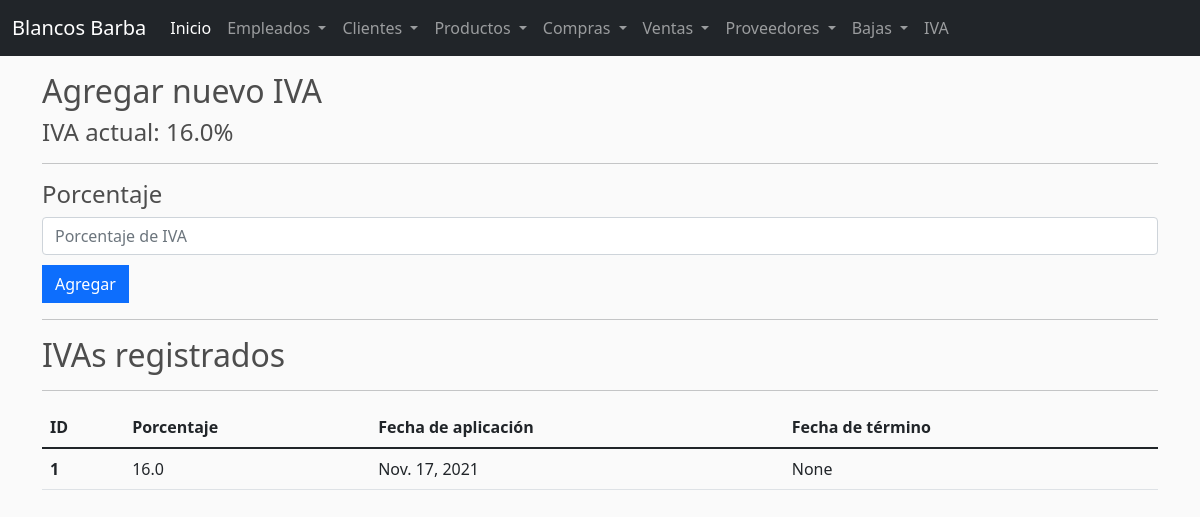
/iva/, run on an earlier commit of the app's database.
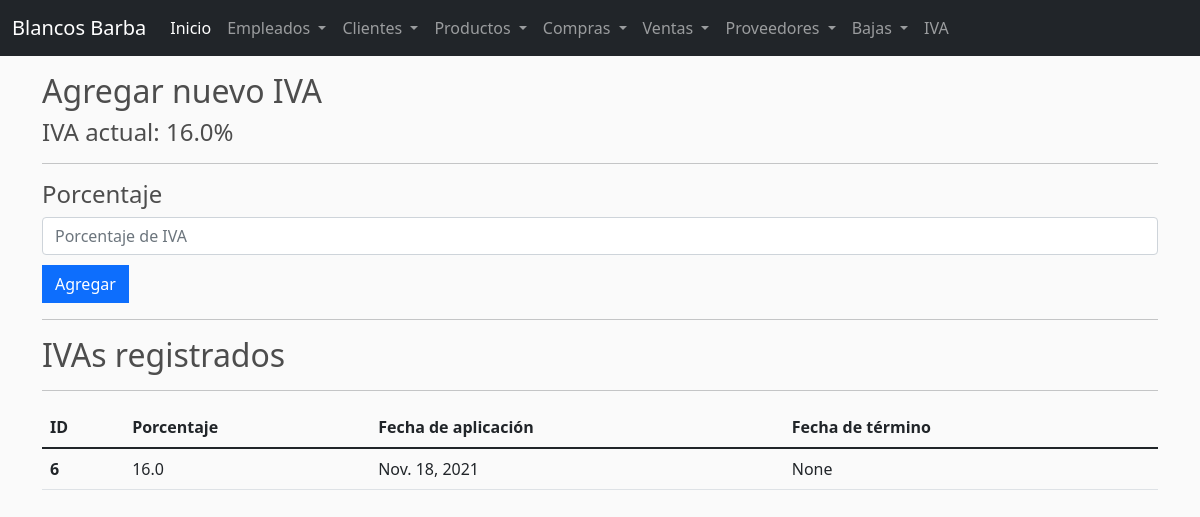
And on a later commit of the database.
### barba/models.py (models this page shows, shortened)
class Iva(models.Model):
    porcentaje = models.FloatField(null=True)
    fecha_aplicacion = models.DateField(null=True,blank=True)
    fecha_termino = models.DateField(null=True,blank=True)

### barba/views.py (the view, shortened to what this page needs)
# urls.py: path('iva/',views.iva, name='iva'),
def iva(request):
    ivas = Iva.objects.all()
    actual = list(Iva.objects.all())[-1]
    context = {
        'ivas': ivas,
        'actual': actual,
    }
    return render(request, 'iva.html',context)

### barba/templates/iva.html (shortened to what this page needs)
{% extends 'base.html' %}
{% block content %}
<div class="container">
    <h2>Agregar nuevo IVA</h2>
    <h4>IVA actual: {{actual.porcentaje}}%</h4>
    <hr>
    <form method="POST" action="{% url 'iva' %}" enctype="multipart/form-data">
        <div class="form-group">
            <h4>Porcentaje</h4>
            <input type="number" class="form-control" placeholder="Porcentaje de IVA" value="{{ porcentaje }}" name="porcentaje">
        </div>
        <button type="submit" class="btn btn-primary" style="margin-top: 10px;">Agregar</button>
    </form>
    <hr>
    <h2>IVAs registrados</h2>
    <hr>
    <table class="table">
        <thead>
            <tr>
                <th scope="col">ID</th>
                <th scope="col">Porcentaje</th>
                <th scope="col">Fecha de aplicación</th>
                <th scope="col">Fecha de término</th>
            </tr>
        </thead>
        <tbody>
            {% for iva in ivas %}
                <tr>
                    <th scope="col">{{ iva.id }}</td>
                    <td>{{ iva.porcentaje }}</td>
                    <td>{{ iva.fecha_aplicacion }}</td>
                    <td>{{ iva.fecha_termino }}</td>
                </tr>
            {% endfor %}
        </tbody>
    </table>
</div>
{% endblock %}

What changed in the data, as far as the page shows it:
removed Iva: porcentaje "16.0", id "1", fecha_aplicacion "Nov. 17, 2021", fecha_termino "None"
added Iva: porcentaje "16.0", id "6", fecha_aplicacion "Nov. 18, 2021", fecha_termino "None"
